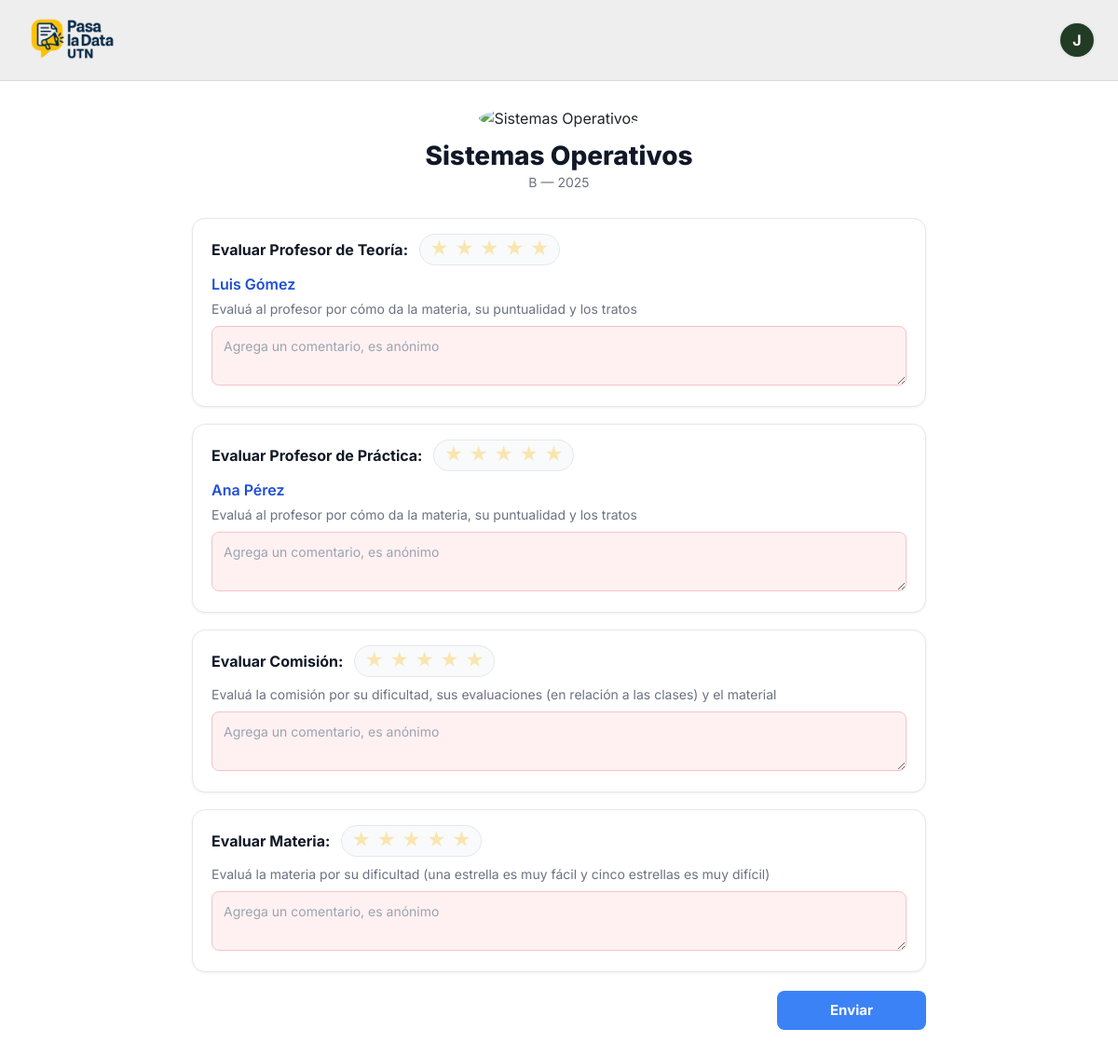
/academics/evaluar/2/ (signed in), run on the app's committed database.
### people/models.py (models this page shows)
class User(AbstractUser):
    class Role(models.TextChoices):
        ALUMNO = "ALU", "Alumno"
        PROFESOR = "PRO", "Profesor"
    rol = models.CharField(max_length=3, choices=Role.choices)
    legajo = models.CharField(max_length=20, unique=True, null=True, blank=True)  # solo alumnos
    username = models.CharField(max_length=150, blank=True, default='')
    imagen_perfil = models.ImageField(
        upload_to="profiles/", null=True, blank=True
    )

### academics/models.py (models this page shows, shortened)
class MateriaComisionAnio(models.Model):
    materia = models.ForeignKey(Materia, on_delete=models.CASCADE)
    comision = models.ForeignKey(Comision, on_delete=models.CASCADE)
    anio = models.PositiveSmallIntegerField()
    titular = models.ForeignKey(
        Usuario,
        on_delete=models.SET_NULL,
        null=True,
        blank=True,
        related_name="materias_como_titular"
    )
    jtp = models.ForeignKey(
        Usuario,
        on_delete=models.SET_NULL,
        null=True,
        blank=True,
        related_name="materias_como_jtp"
    )
    ayudante = models.ForeignKey(
        Usuario,
        on_delete=models.SET_NULL,
        null=True,
        blank=True,
        related_name="materias_como_ayudante"
    )
    class Meta:
        unique_together = ("materia", "comision", "anio")
        ordering = ["-anio", "materia__nombre", "comision__nombre"]

class Materia(models.Model):
    nombre = models.CharField(max_length=120, unique=True)
    eliminado = models.BooleanField(default=False)
    departamento = models.ForeignKey(Department, on_delete=models.CASCADE, related_name="materias")
    descripcion = models.TextField(blank=True, null=True)
    icono = models.CharField(max_length=4096, blank=True, null=True)
    imagen = models.ImageField(upload_to="materias/", blank=True, null=True)
    created_at = models.DateTimeField(auto_now_add=True)
    class Meta:
        ordering = ["nombre"]

class Comision(models.Model):
    nombre = models.CharField(max_length=120, unique=True)
    icono = models.CharField(max_length=4096, blank=True, null=True)
    imagen = models.ImageField(upload_to="materias/", blank=True, null=True)
    class Meta:
        ordering = ["nombre"]

### academics/views.py (the view, shortened to what this page needs)
# urls.py: path("evaluar/<int:mca_id>/", views.evaluar_mca, name="evaluar_mca"),
@login_required
def evaluar_mca(request, mca_id):
    u = request.user
    mca = get_object_or_404(
        MateriaComisionAnio.objects.select_related("materia", "comision", "titular", "jtp"),
        pk=mca_id
    )
    tiene_nota_valida = Nota.objects.filter(
        alumno=u,
        mca=mca,
        estado__in=[Nota.Estado.APROBADA, Nota.Estado.PROMOCIONADA],
    ).exists()
    ya_tiene_resena = Resena.objects.filter(alumno=u, mca=mca).exists()
    if not tiene_nota_valida:
        messages.error(request, "Solo podés evaluar materias que aprobaste o promocionaste.")
        return redirect('people:perfil')
    if ya_tiene_resena:
        messages.info(request, "Ya enviaste una reseña para esta cursada.")
        return redirect('people:perfil')
    if request.method == "GET":
        ctx = {
            "mca": mca,
            "titular": mca.titular,
            "jtp": mca.jtp,
        }
        return render(request, "academics/evaluar_mca.html", ctx)

### academics/templates/academics/evaluar_mca.html (shortened to what this page needs)
{% extends "base.html" %}
{% load static %}
{% block extra_head %}
<link rel="stylesheet" href="{% static 'academics/css/evaluar.css' %}">
{% endblock %}
{% block content %}
<div class="eva-wrap">
  <div class="eva-header">
    {% if mca.materia.imagen %}
      <img src="{{ mca.materia.imagen }}" alt="{{ mca.materia.nombre }}">
    {% else %}
      <img src="{% static 'people/inge.jpg' %}" alt="icono materia">
    {% endif %}
    <h1>{{ mca.materia.nombre }}</h1>
    <div class="eva-sub">{{ mca.comision.nombre }} — {{ mca.anio }}</div>
  </div>
  <form method="post" novalidate>
    {% if titular %}
    <div class="eva-card">
      <div class="eva-row">
        <div class="eva-title">Evaluar Profesor de Teoría:</div>
        <div class="stars-pill">
          <div class="stars" data-input="#titular_score">
            <button type="button" class="star-btn" data-v="1" aria-label="1 estrella">★</button>
            <button type="button" class="star-btn" data-v="2" aria-label="2 estrellas">★</button>
            <button type="button" class="star-btn" data-v="3" aria-label="3 estrellas">★</button>
            <button type="button" class="star-btn" data-v="4" aria-label="4 estrellas">★</button>
            <button type="button" class="star-btn" data-v="5" aria-label="5 estrellas">★</button>
          </div>
        </div>
      </div>
      <a href="#" class="eva-prof">{{ titular.get_full_name|default:titular.username }}</a>
      <div class="eva-sub">Evaluá al profesor por cómo da la materia, su puntualidad y los tratos</div>
      <textarea name="titular_comment" rows="2" class="eva-textarea" placeholder="Agrega un comentario, es anónimo"></textarea>
    </div>
    {% endif %}
    {% if jtp %}
    <div class="eva-card">
      <div class="eva-row">
        <div class="eva-title">Evaluar Profesor de Práctica:</div>
        <div class="stars-pill">
          <div class="stars" data-input="#jtp_score">
            <button type="button" class="star-btn" data-v="1" aria-label="1 estrella">★</button>
            <button type="button" class="star-btn" data-v="2" aria-label="2 estrellas">★</button>
            <button type="button" class="star-btn" data-v="3" aria-label="3 estrellas">★</button>
            <button type="button" class="star-btn" data-v="4" aria-label="4 estrellas">★</button>
            <button type="button" class="star-btn" data-v="5" aria-label="5 estrellas">★</button>
          </div>
        </div>
      </div>
      <a href="#" class="eva-prof">{{ jtp.get_full_name|default:jtp.username }}</a>
      <div class="eva-sub">Evaluá al profesor por cómo da la materia, su puntualidad y los tratos</div>
      <textarea name="jtp_comment" rows="2" class="eva-textarea" placeholder="Agrega un comentario, es anónimo"></textarea>
    </div>
    {% endif %}
    <div class="eva-card">
      <div class="eva-row">
        <div class="eva-title">Evaluar Comisión:</div>
        <div class="stars-pill">
          <div class="stars" data-input="#comision_score">
            <button type="button" class="star-btn" data-v="1" aria-label="1 estrella">★</button>
            <button type="button" class="star-btn" data-v="2" aria-label="2 estrellas">★</button>
            <button type="button" class="star-btn" data-v="3" aria-label="3 estrellas">★</button>
            <button type="button" class="star-btn" data-v="4" aria-label="4 estrellas">★</button>
            <button type="button" class="star-btn" data-v="5" aria-label="5 estrellas">★</button>
          </div>
        </div>
      </div>
      <div class="eva-sub">Evaluá la comisión por su dificultad, sus evaluaciones (en relación a las clases) y el material</div>
      <textarea name="comision_comment" rows="2" class="eva-textarea" placeholder="Agrega un comentario, es anónimo"></textarea>
    </div>
    <div class="eva-card">
      <div class="eva-row">
        <div class="eva-title">Evaluar Materia:</div>
        <div class="stars-pill">
          <div class="stars" data-input="#materia_score">
            <button type="button" class="star-btn" data-v="1" aria-label="1 estrella">★</button>
            <button type="button" class="star-btn" data-v="2" aria-label="2 estrellas">★</button>
            <button type="button" class="star-btn" data-v="3" aria-label="3 estrellas">★</button>
            <button type="button" class="star-btn" data-v="4" aria-label="4 estrellas">★</button>
            <button type="button" class="star-btn" data-v="5" aria-label="5 estrellas">★</button>
          </div>
        </div>
      </div>
      <div class="eva-sub">Evaluá la materia por su dificultad (una estrella es muy fácil y cinco estrellas es muy difícil)</div>
      <textarea name="materia_comment" rows="2" class="eva-textarea" placeholder="Agrega un comentario, es anónimo"></textarea>
    </div>
    <div class="eva-actions-right">
      <button class="btn btn-rect" type="submit">Enviar</button>
    </div>
  </form>
</div>
{% endblock %}

### templates/partials/_navbar.html
{% load static %}
<header class="navbar">
  <div class="navbar__inner container-narrow">
    <a class="navbar__brand" href="{% url 'academics:home' %}">
      <img class="navbar__logo" src="{% static 'img/logo.png' %}" alt="Pasa la Data UTN">
    </a>
    {% if request.user.is_authenticated %}
      <div class="navbar__right">
        <a class="nav-avatar" href="{% url 'people:perfil' %}" title="Mi perfil">
          {% if request.user.imagen_perfil %}
            <img src="{{ request.user.imagen_perfil.url }}" alt="Foto de perfil">
          {% else %}
            <span class="nav-avatar__fallback">
              {{ request.user.get_short_name|default:request.user.username|slice:":1"|upper }}
            </span>
          {% endif %}
        </a>
      </div>
    {% else %}
      <div class="navbar__right">
        <a class="btn btn-light btn-sm" href="{% url 'people:register' %}">Registrate</a>
        <a class="btn btn-light btn-sm" href="{% url 'people:login' %}">Iniciar sesión</a>
      </div>
    {% endif %}
  </div>
</header>

### static/css/app.css (style rules this page uses)
html, body { margin: 0; padding: 0; }
header.navbar { background: #efeeee; position: sticky; top: 0; z-index: 50; border-bottom: 1px solid rgba(0,0,0,.08); width: 100%; margin: 0; border-radius: 0 !important; }
.container-narrow { max-width: none; width: 100%; padding: 0 24px; box-sizing: border-box; }
.navbar__inner { display: flex; align-items: center; height: 70px; }
.navbar__brand { display: flex; align-items: center; }
.navbar__logo { height: 105px; width: auto; display: block; object-fit: contain; }
.navbar__right { margin-left: auto; display: flex; align-items: center; gap: 16px; }
.btn { display: inline-block; padding: 6px 12px; border-radius: 6px; font-size: 14px; font-weight: 500; text-decoration: none; cursor: pointer; border: 1px solid transparent; }
:root { --font-ui: "Inter", system-ui, -apple-system, "Segoe UI", Roboto, Helvetica, Arial, sans-serif; }
html { font-family: var(--font-ui) !important; line-height: 1.5; }
body, input, select, textarea, button { font-family: inherit !important; }
*, *::before, *::after { font-kerning: normal; }
header.navbar .nav-avatar { width: 40px; height: 40px; border-radius: 50%; overflow: hidden; display: inline-flex; align-items: center; justify-content: center; text-decoration: none; background: #ddd; color: #333; border: 2px solid #e5e7eb; flex-shrink: 0; }
header.navbar .nav-avatar__fallback { width: 100%; height: 100%; display: inline-flex; align-items: center; justify-content: center; font-weight: 700; font-size: 16px; color: #fff; background: #223C24; }

### academics/static/academics/css/evaluar.css (style rules this page uses)
.eva-wrap { max-width: 820px; margin: 28px auto; padding: 0 16px; }
.eva-header { text-align: center; margin-bottom: 28px; }
.eva-header img { width: 100px; height: 100px; border-radius: 50%; object-fit: cover; margin-bottom: 12px; }
.eva-header h1 { font-size: 28px; font-weight: 800; color: #111827; margin: 0; }
.eva-header .eva-sub { font-size: 14px; color: #6b7280; }
.eva-card { border: 1px solid #e5e7eb; border-radius: 14px; background: #fff; padding: 16px 20px; margin-bottom: 18px; box-shadow: 0 1px 3px rgba(16,24,40,.06); }
.eva-row { display: flex; align-items: center; justify-content: flex-start; gap: 12px; margin-bottom: 8px; }
.eva-title { font-size: 16px; font-weight: 700; color: #111827; }
.stars-pill { padding: 4px 10px; border: 1px solid #e5e7eb; background: #f9fafb; border-radius: 9999px; }
.stars { display: inline-flex; gap: 6px; align-items: center; }
.star-btn { appearance: none; background: transparent; border: 0; padding: 0; line-height: 1; font-size: 20px; color: #fbbf24; opacity: .35; cursor: pointer; user-select: none; }
.eva-textarea { width: 100%; border: 1px solid #f5c2c7; border-radius: 8px; background: #fff1f2; padding: 10px 12px; font-size: 14px; resize: vertical; margin-top: 8px; box-sizing: border-box; }
.eva-textarea::placeholder { color: #9ca3af; }
.eva-prof { display: inline-block; font-weight: 600; color: #1d4ed8; text-decoration: none; margin-bottom: 4px; }
.eva-actions-right { display: flex; justify-content: flex-end; margin-top: 20px; }
.btn { background: #3b82f6; border: none; color: #fff; font-weight: 700; cursor: pointer; }
.btn-rect { border-radius: 8px; padding: 10px 28px; min-width: 160px; font-size: 15px; }
.eva-sub { font-size: 14px; color: #6b7280; }

### data on the page
User: user.get_short_name "J"
MateriaComisionAnio: materia.nombre "Sistemas Operativos", comision.nombre "B", anio "2025"
User: get_full_name "Luis Gómez"
User: get_full_name "Ana Pérez"
